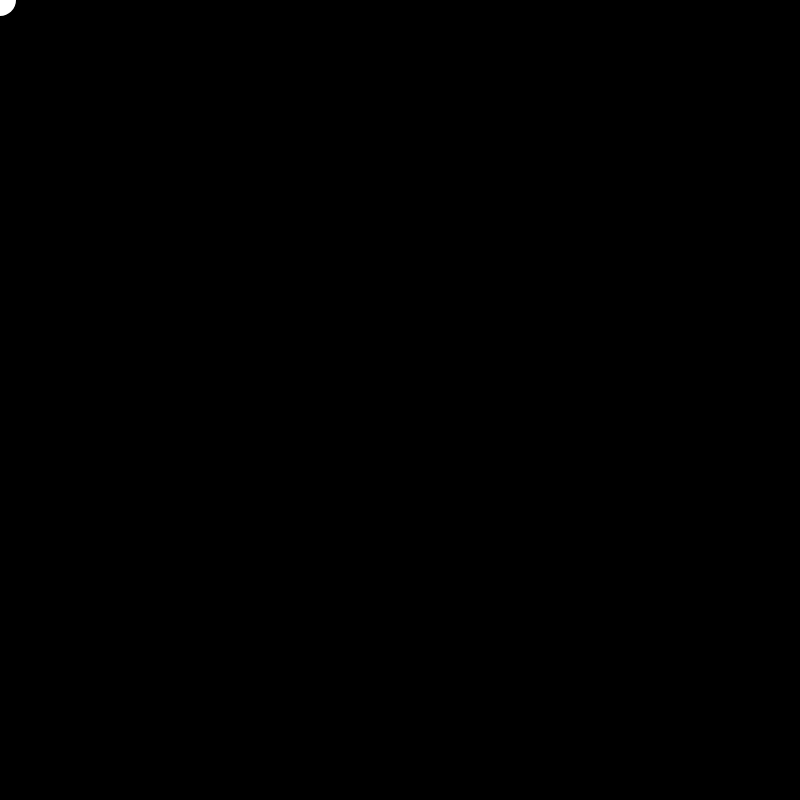
Frame 1 (no input)
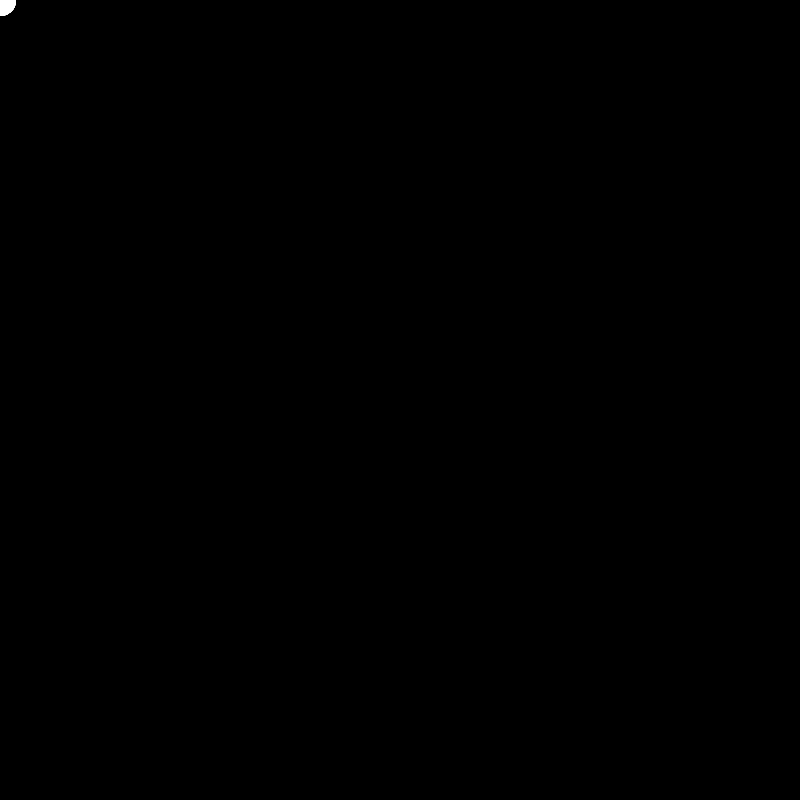
Frame 60 (no input)
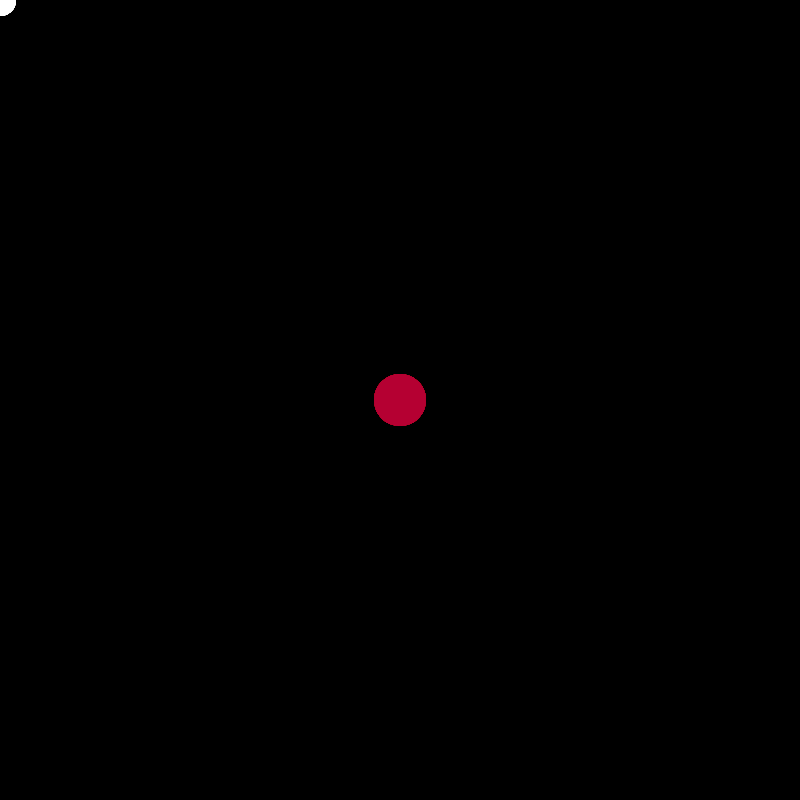
Frame 120 (the mouse pressed at the canvas centre since frame 60)

The p5.js sketch that drew these frames (run headless with seeded random() and noise() and a simulated clock; from frame 60 on, the mouse is pressed at the canvas centre):

// p5.js sketch
// ── sketch.js
let diameter = 32;
let r, g, b;

function setup() {
  createCanvas(800, 800);
  background(0);
}

function draw() {

  noStroke();
  fill(r,g,b,100);
  circle(mouseX,mouseY, diameter)
}

function mousePressed(){
  r = random(255);
  g = 0
  b = random(255);
  diameter = random(16,64);
  
  
}
